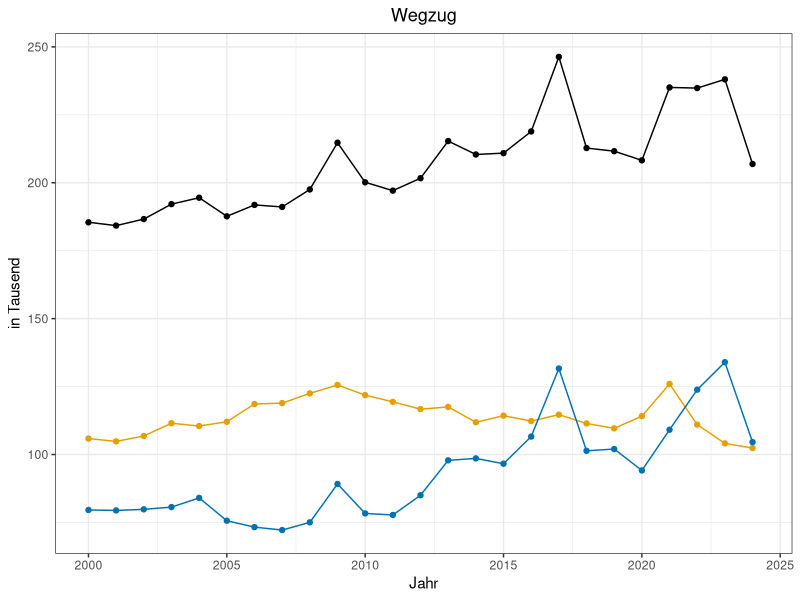
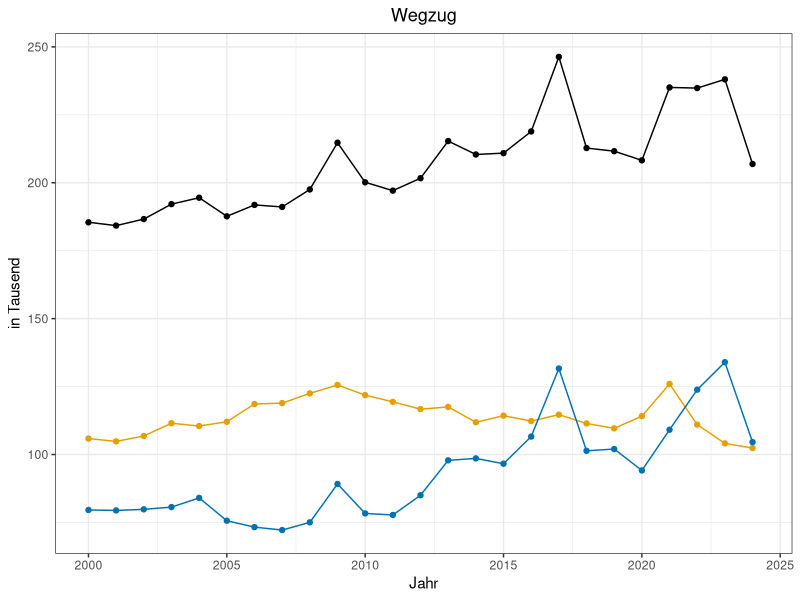

These figures' R source, in order:
##This file contains the code for the lineplot on slide 13.
#Prepare for Data
library("ggplot2")
library("tidyverse")
library("tidyr")
library("dplyr")
library("scales")
mnew <- read.csv("Clean_Data/mnew.csv")

#This plot shows us the trend of  population outflow into München from 2000 to 2024.
#outflow = internal migration out + external migration out
p6<-mnew%>%
  filter(sn == 26)%>%
  ggplot( aes(x = Jahr, y = Basiswert.3 + Basiswert.4, color = Ausprägung)) + geom_point()+ 
  geom_line() + facet_wrap(~Raumbezug) +
  labs(y = "in Tausend", 
       title = "Wegzug" ,
       color = "Staatsbürgerschaft") +
  scale_color_manual(values = c(deutsch = "#E69F00",
                                nichtdeutsch = "#0072B2",
                                insgesamt = "black"))+
  scale_y_continuous(labels = label_number(scale = 1e-3)) + #Population in thousands
  scale_x_continuous(expand = expansion(mult = c(0.05,0.06)))+ #right of x axis widens by 6% , left widens by 5%
  theme_bw()+ theme(plot.title = element_text(hjust = 0.5), #Center the title
                    legend.position = "none",     #Remove Legend
                    strip.text = element_blank()) #Remove facet title
p6

#save plot
ggsave("Results/p_Wegzug.jpg", plot = p6,width = 6, height = 3)
